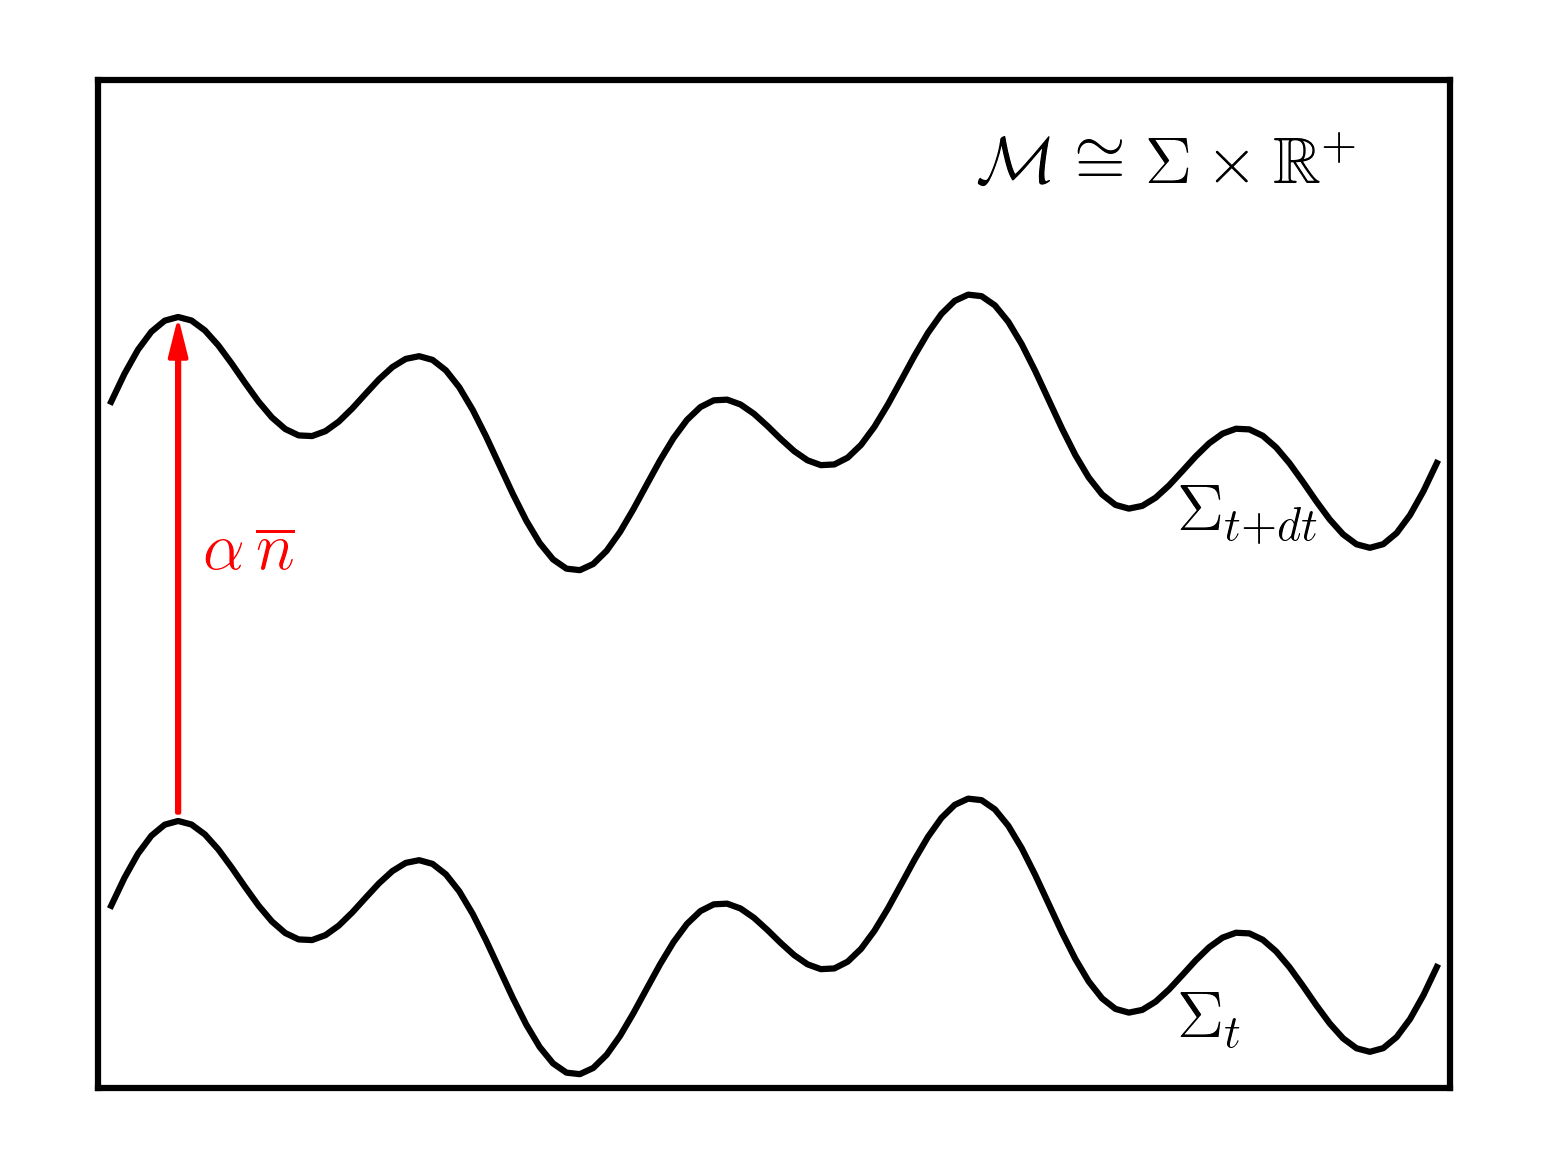

This chart was generated by the following Python code:
#!/usr/bin/env python3

import numpy as np
import matplotlib.pyplot as plt
import matplotlib.patches as patches
plt.style.use( 'publication.sty' )
plt.rcParams.update \
  ( { 'text.latex.preamble': r'\usepackage{amsfonts}' \
                               + r'\usepackage{amsmath}' } )

style = 'Simple, tail_width = 0.5, head_width = 4, head_length = 8'
kw = dict( arrowstyle = style )

fig, ax = plt.subplots( 1, 1 )
ax.axis( 'off' )

xM = [ 0.0, 1.0 ]
yM = [ 0.0, 1.0 ]
ax.plot( [ xM[0], xM[1] ], [ yM[0], yM[0] ], 'k-' )
ax.plot( [ xM[1], xM[1] ], [ yM[0], yM[1] ], 'k-' )
ax.plot( [ xM[1], xM[0] ], [ yM[1], yM[1] ], 'k-' )
ax.plot( [ xM[0], xM[0] ], [ yM[1], yM[0] ], 'k-' )

ax.text( 0.65, 0.9, r'$\mathcal{M}\cong\Sigma\times\mathbb{R}^{+}$', \
         fontsize = 16 )

x = np.linspace( xM[0]+0.01, xM[1]-0.01, 100 )

def y1( x ):
    return 0.15 + ( 0.07 * np.sin( 5.0 * 2.0 * np.pi * x ) \
                    + 0.07 * np.sin( 2.0 * 2.0 * np.pi * x ) )
ax.plot( x, y1(x), 'k-' )
x1 = x[5]
#ax.plot( x1, y1( x1 ), 'ko', ms = 8 )
ax.text( 0.8, 0.05, r'$\Sigma_{t}$', fontsize = 16 )

def y2( x ):
    #return 0.75 + ( 0.07 * np.sin( 3.0 * 2.0 * np.pi * x ) \
    #                  - 0.03 * np.sin( 5.0 * 2.0 * np.pi * x ) )
    return y1( x ) + 0.5
ax.plot( x, y2(x), 'k-' )
x2 = x[5]
#ax.plot( x2, y2( x2 ), 'ko', ms = 8 )
ax.text( 0.8, y2( 0.85 ) - 0.1, r'$\Sigma_{t+dt}$', fontsize = 16 )

n12 = patches.FancyArrowPatch \
        ( ( x1, y1( x1 ) ), ( x2, y2( x2 ) ), \
          color = 'r', **kw )
plt.gca().add_patch( n12 )
ax.text( 0.5 * ( x1 + x2 ) + 0.02, 0.5 * ( y1( x1 ) + y2( x2 ) ), \
         r'$\alpha\,\overline{n}$', fontsize = 16, color = 'r' )

#ind1 = 60
#ind2 = 70
#u12 = patches.FancyArrowPatch \
#        ( ( x[ind1], y1( x[ind1] ) ), ( x[ind2], y2( x[ind2] ) ), \
#          color = 'b', **kw )
#plt.gca().add_patch( u12 )
#ax.text( 0.5 * ( x[ind1] + x[ind2] ) + 0.02, \
#         0.5 * ( y1( x[ind1] ) + y2( x[ind2] ) ) - 0.01, \
#         r'$\overline{u}$', fontsize = 16, color = 'b' )

#plt.show()
plt.savefig( '1+1a.png', dpi = 300 )
